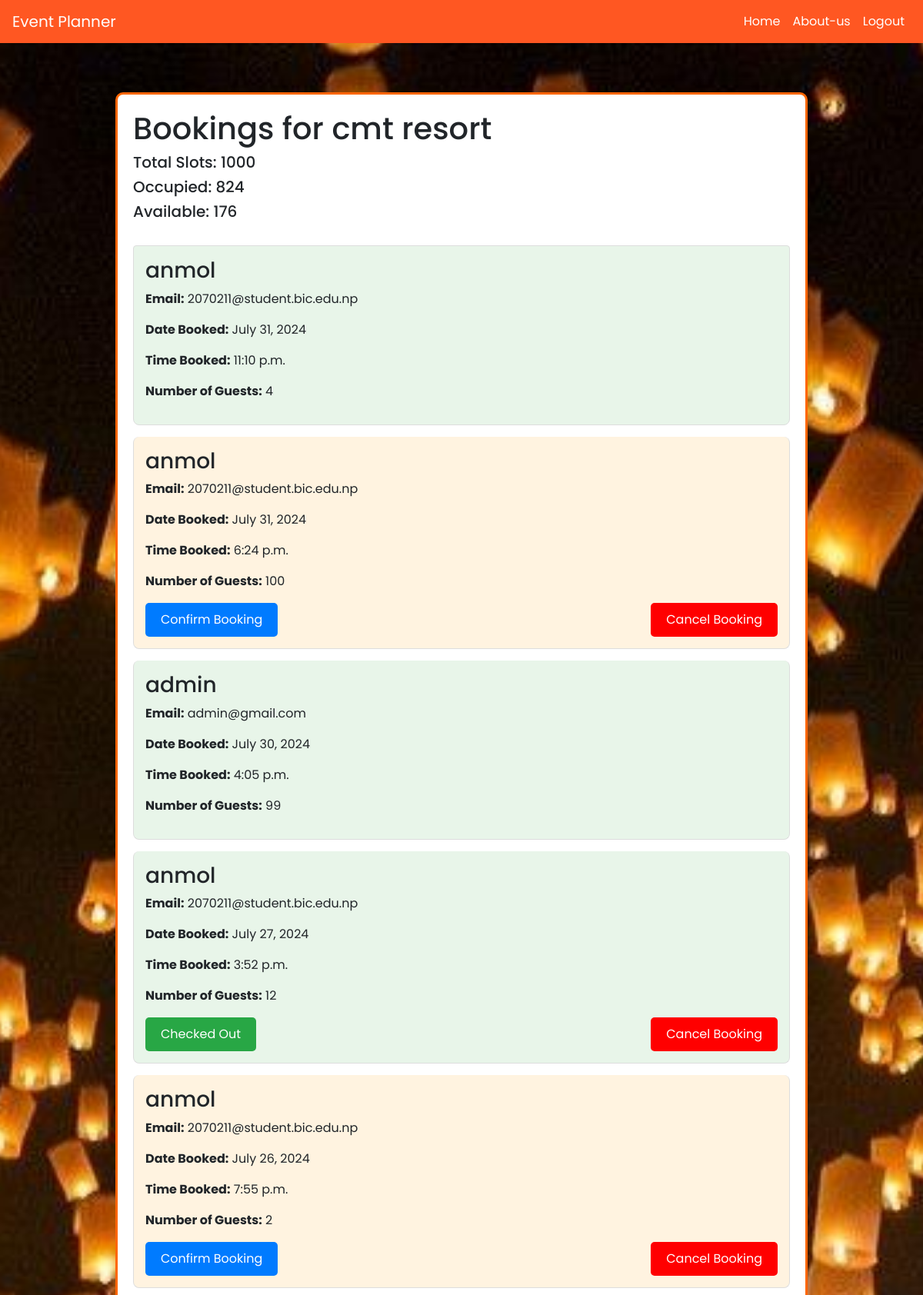
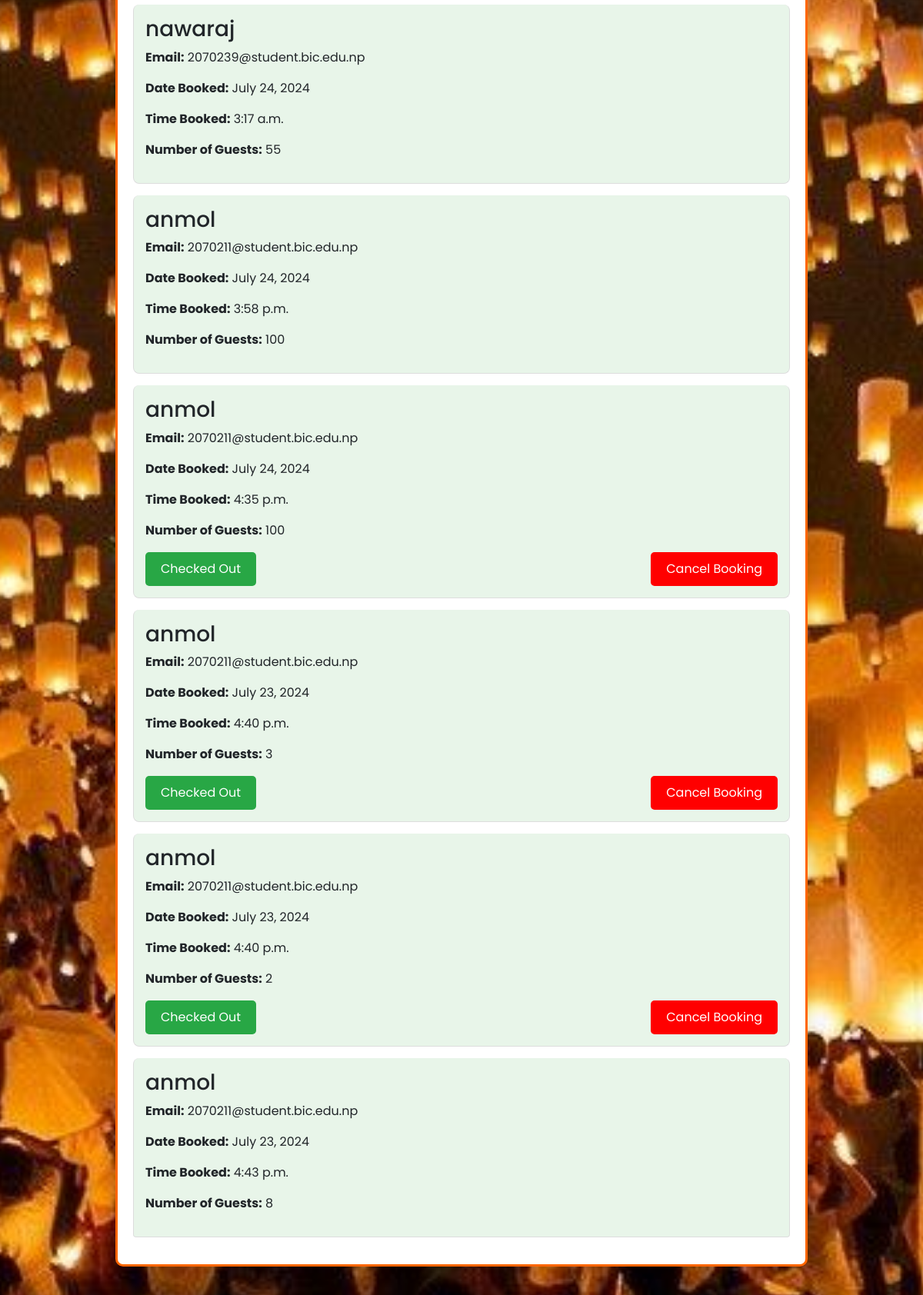
Screenshot of /accounts/view_bookings/12/ (signed in, upper part) with the database file from the repository (2 pictures, top to bottom).
### owner/models.py (models this page shows, shortened)
class Venue(models.Model):
    id = models.AutoField(primary_key=True)
    name = models.CharField(max_length=100)
    address = models.CharField(max_length=255)
    description = models.TextField()
    contact_email = models.EmailField(unique=True)
    zip_code = models.CharField(max_length=10,default=44207)  # New field for zip code
    average_cost_per_person = models.DecimalField(max_digits=10, decimal_places=2,default=0)
    total_slots = models.PositiveIntegerField(default=0)  # New field for available slots
    occupancy = models.PositiveIntegerField(default=0)
    contact_num = models.PositiveIntegerField(default=0)
    image = models.ImageField(upload_to='venue_images/', null=True, blank=True)
    available_slots = models.PositiveIntegerField(editable=False)  # Non-editable field

class Booking(models.Model):
    id = models.AutoField(primary_key=True)
    contact_email = models.EmailField()
    user = models.ForeignKey(User, on_delete=models.CASCADE)
    venue = models.ForeignKey(Venue, on_delete=models.CASCADE)
    date = models.DateField()
    time = models.TimeField()
    number_of_guests = models.IntegerField()
    booked_at = models.DateTimeField(auto_now_add=True)
    confirmed = models.BooleanField(default=False)
    checked_out = models.BooleanField(default=False)

### owner/views.py (the view)
# urls.py: path('view_bookings/<int:venue_id>/', view_bookings, name='view_bookings'),
@login_required
def view_bookings(request, venue_id):
    venue = get_object_or_404(Venue, id=venue_id)
    bookings = Booking.objects.filter(venue=venue).order_by('-date')
    context = {
        'venue': venue,
        'bookings': bookings
    }
    return render(request, 'owner/view_bookings.html', context)

### owner/templates/owner/view_bookings.html (shortened to what this page needs)
{% extends 'owner/base.html' %}
{% block content %}
<div class="container booking-container">
    <h1>Bookings for {{ venue.name }}</h1>
    <h5>Total Slots: {{ venue.total_slots }}</h5>
    <h5>Occupied: {{ venue.occupancy }}</h5>
    <h5>Available: {{ venue.available_slots }}</h5>
    <br>
    {% if bookings %}
        <ul class="list-group">
            {% for booking in bookings %}
                <li class="list-group-item {% if booking.confirmed %}confirmed{% else %}pending{% endif %}">
                    <h3>{{ booking.user.username }}</h3>
                    <p><strong>Email:</strong> {{ booking.user.email }}</p>
                    <p><strong>Date Booked:</strong> {{ booking.date }}</p>
                    <p><strong>Time Booked:</strong> {{ booking.time }}</p>
                    <p><strong>Number of Guests:</strong> {{ booking.number_of_guests }}</p>
                    <div class="d-flex justify-content-between">
                        <div>
                            {% if not booking.confirmed %}
                                <form method="post" action="{% url 'confirm_booking' booking.id %}" onsubmit="return confirmBooking()" class="d-inline">
                                    <button type="submit" class="btn btn-primary">Confirm Booking</button>
                                </form>
                            {% endif %}
                            {% if booking.confirmed and not booking.checked_out %}
                                <form method="post" action="{% url 'check_out_booking' booking.id %}" onsubmit="return confirmCheckOut()" class="d-inline">
                                    <button type="submit" class="btn btn-success">Checked Out</button>
                                </form>
                            {% endif %}
                        </div>
                        <div>
                            {% if not booking.checked_out %}
                                <form method="post" action="{% url 'cancel_owner_booking' booking.id %}" onsubmit="return confirmCancel()" class="d-inline">
                                    <button type="submit" class="btn btn-danger">Cancel Booking</button>
                                </form>
                            {% endif %}
                        </div>
                    </div>
                </li>
            {% endfor %}
        </ul>
    {% else %}
        <p>No bookings found for this venue.</p>
    {% endif %}
</div>
{% endblock %}

### owner/templates/owner/view_bookings.html (style rules this page uses)
.booking-container { max-width: 900px; margin: 40px auto; padding: 20px; background-color: #ffffff; border: 3px solid #ff6600; border-radius: 10px; box-shadow: 0 0 20px rgba(0, 0, 0, 0.1); transition: transform 0.3s ease, box-shadow 0.3s ease; }
.list-group-item { border: 1px solid #ddd; border-radius: 8px; margin-bottom: 15px; padding: 15px; background-color: #f9f9f9; transition: background-color 0.3s ease; }
.list-group-item.pending { background-color: #fff3e0; }
.list-group-item.confirmed { background-color: #e8f5e9; }
.btn { border-radius: 5px; padding: 10px 20px; font-size: 16px; transition: background-color 0.3s ease, transform 0.3s ease; }
.btn-primary { background-color: #007bff; border: none; color: white; }
.btn-success { background-color: #28a745; border: none; color: white; }
.btn-danger { background-color: red; border: none; color: white; }

### rows the page displays
Venue: name "cmt resort", total_slots "1000", occupancy "824", available_slots "176"
Booking: user.username "anmol", user.email "2070211@student.bic.edu.np", date "July 31, 2024", time "11:10 p.m.", number_of_guests "4"
Booking: user.username "anmol", user.email "2070211@student.bic.edu.np", date "July 31, 2024", time "6:24 p.m.", number_of_guests "100", confirmed "Confirm Booking", checked_out "Cancel Booking"
Booking: user.username "admin", user.email "admin@gmail.com", date "July 30, 2024", time "4:05 p.m.", number_of_guests "99"
Booking: user.username "anmol", user.email "2070211@student.bic.edu.np", date "July 27, 2024", time "3:52 p.m.", number_of_guests "12", confirmed "Checked Out", checked_out "Cancel Booking"
Booking: user.username "anmol", user.email "2070211@student.bic.edu.np", date "July 26, 2024", time "7:55 p.m.", number_of_guests "2", confirmed "Confirm Booking", checked_out "Cancel Booking"
Booking: user.username "nawaraj", user.email "2070239@student.bic.edu.np", date "July 24, 2024", time "3:17 a.m.", number_of_guests "55"
Booking: user.username "anmol", user.email "2070211@student.bic.edu.np", date "July 24, 2024", time "3:58 p.m.", number_of_guests "100"
Booking: user.username "anmol", user.email "2070211@student.bic.edu.np", date "July 24, 2024", time "4:35 p.m.", number_of_guests "100", confirmed "Checked Out", checked_out "Cancel Booking"
Booking: user.username "anmol", user.email "2070211@student.bic.edu.np", date "July 23, 2024", time "4:40 p.m.", number_of_guests "3", confirmed "Checked Out", checked_out "Cancel Booking"
Booking: user.username "anmol", user.email "2070211@student.bic.edu.np", date "July 23, 2024", time "4:40 p.m.", number_of_guests "2", confirmed "Checked Out", checked_out "Cancel Booking"
Booking: user.username "anmol", user.email "2070211@student.bic.edu.np", date "July 23, 2024", time "4:43 p.m.", number_of_guests "8"
